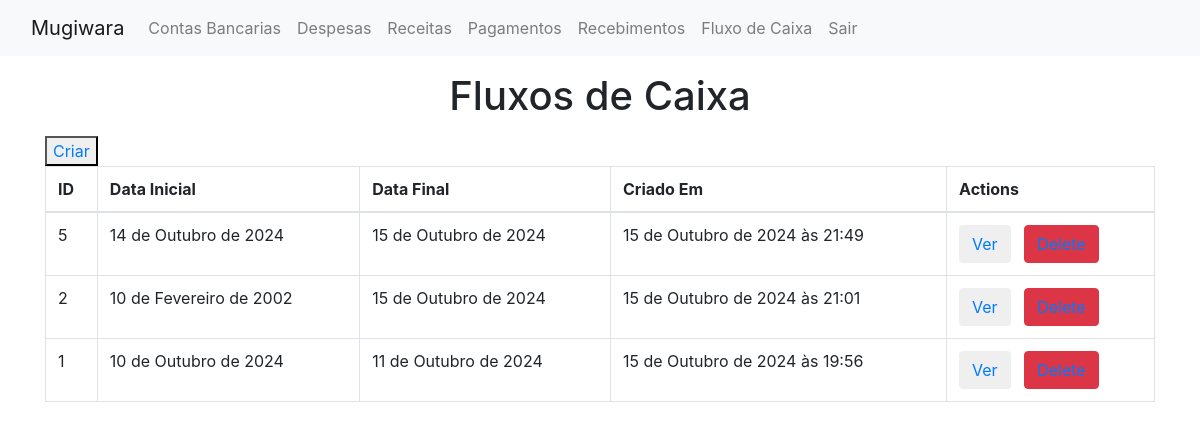
The page /show_fluxo_caixa/ on the database its author committed.
### mugiwara/models/fluxo_caixa.py (models this page shows, shortened)
class fluxo_caixa(models.Model):
    data_inicial = models.DateField()
    data_final = models.DateField()
    created_at = models.DateTimeField(auto_created=True, auto_now_add=True)
    class Meta:
        ordering = ['-created_at']

### mugiwara/views.py (the view)
# urls.py: path('show_fluxo_caixa/', views.showFluxoCaixaView, name='show_fluxo_caixa'),
def showFluxoCaixaView(request):
    fluxo_caixas = fluxo_caixa.objects.all()
    context = {
        'fluxo_caixas': fluxo_caixas
    }
    return render(request, 'mugiwara/show_fluxo_caixa.html', context)

### mugiwara/templates/mugiwara/show_fluxo_caixa.html (shortened to what this page needs)
{% extends 'layout.html' %}
{% block content %}
<div class="container">
<h1 class="text-center mt-3 mb-3">Fluxos de Caixa</h1>
<button><a href="{% url 'fluxo_caixa' %}">Criar</a></button>
<table class="table table-bordered">
   <thead>
     <tr>
       <th scope="col">ID</th>
       <th scope="col">Data Inicial</th>
       <th scope="col">Data Final</th>
       <th scope="col">Criado Em</th>
       <th scope="col">Actions</th>
     </tr>
   </thead>
   <tbody>
   {% for fluxo_caixa in fluxo_caixas %}
     <tr>
       <td>{{fluxo_caixa.id}}</td>
       <td>{{fluxo_caixa.data_inicial}}</td>
       <td>{{fluxo_caixa.data_final}}</td>
       <td>{{fluxo_caixa.created_at}}</td>
       <td>
           <button class="btn"><a href="{% url 'show_fluxo_caixa_one' fluxo_caixa.id %}">Ver</a></button>&nbsp;&nbsp;
           <button class="btn btn-danger"><a href="{% url 'delete_fluxo_caixa' fluxo_caixa.id %}">Delete</a></button>
       </td>
     </tr>
   {% endfor %}
   </tbody>
 </table>
</div>
{% endblock %}

### rows shown on the page
fluxo_caixa: id "5", data_inicial "14 de Outubro de 2024", data_final "15 de Outubro de 2024", created_at "15 de Outubro de 2024 às 21:49"
fluxo_caixa: id "2", data_inicial "10 de Fevereiro de 2002", data_final "15 de Outubro de 2024", created_at "15 de Outubro de 2024 às 21:01"
fluxo_caixa: id "1", data_inicial "10 de Outubro de 2024", data_final "11 de Outubro de 2024", created_at "15 de Outubro de 2024 às 19:56"
